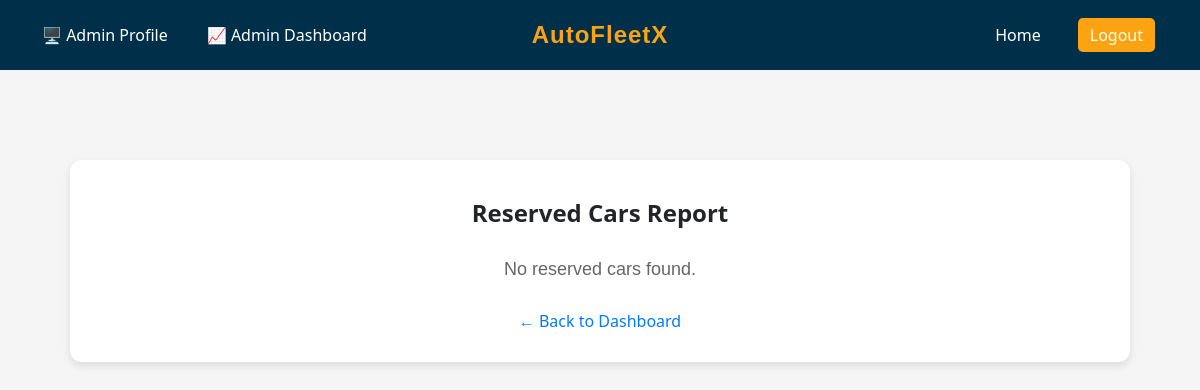
The app's page /dashboard/admin/reserved-cars/ (signed in), older data.
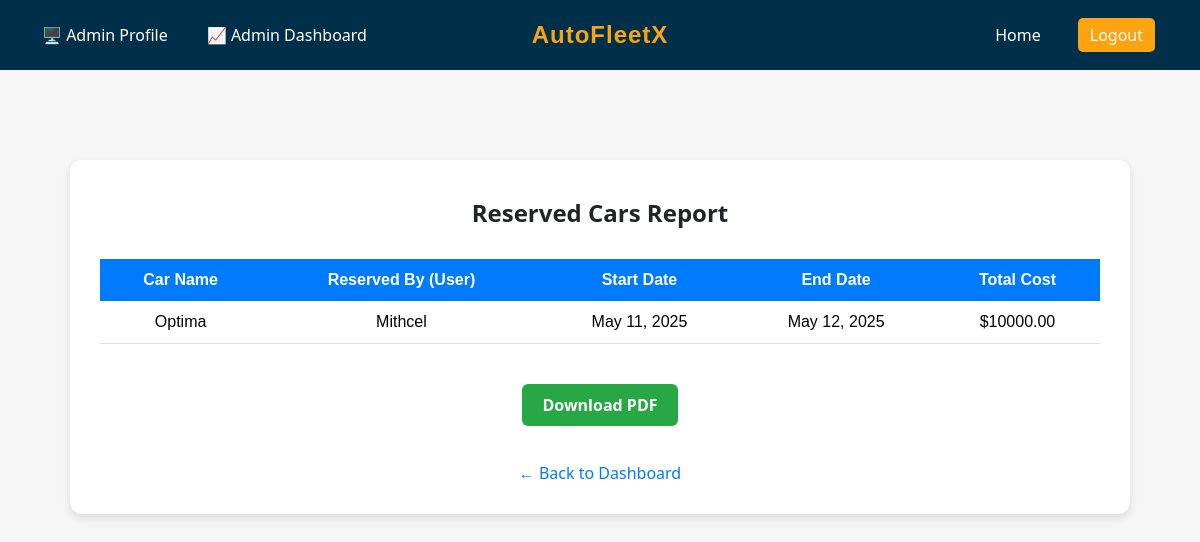
The same page, newer data.
### main_app/models.py (models this page shows, shortened)
class TimeStampedModel(models.Model):
    created_at = models.DateTimeField(auto_now_add=True)
    class Meta:
        abstract = True

class Rental(TimeStampedModel):
    user = models.ForeignKey(CustomUser, on_delete=models.CASCADE, related_name='rentals')
    car = models.ForeignKey(Car, on_delete=models.CASCADE, related_name='rentals')
    start_date = models.DateField()
    end_date = models.DateField()
    total_cost = models.DecimalField(max_digits=10, decimal_places=2)
    is_active = models.BooleanField(default=True)

class Car(models.Model):
    name = models.CharField(max_length=100, null=False, blank=False)
    brand = models.CharField(max_length=100)
    seating_capacity = models.PositiveIntegerField(null=False, blank=False)
    rent_per_day = models.DecimalField(max_digits=8, decimal_places=2, null=False, blank=False)
    model_year = models.PositiveIntegerField(null=True, blank=True)
    available = models.BooleanField(default=True)
    image = models.ImageField(upload_to='car_images/', default='media/car_images/default.jpg')

class CustomUser(AbstractUser):
    balance = models.DecimalField(
        max_digits=10,
        decimal_places=2,
        default=0.00,
        validators=[MinValueValidator(0.0)]
    )
    address = models.TextField(blank=True, null=True)

### main_app/views.py (the view)
# urls.py: path('dashboard/admin/reserved-cars/', views.admin_reserved_cars_report, name='admin_reserved_cars_report'),
@login_required
@user_passes_test(is_admin)
def admin_reserved_cars_report(request):
    rentals = Rental.objects.filter(is_active=True).order_by('end_date')
    return render(request, 'main_app/admin/reserved_cars_report.html', {'rentals': rentals})

### main_app/views.py (called while the page is built)
def is_admin(user):
    return user.is_superuser

### main_app/templates/main_app/admin/reserved_cars_report.html (shortened to what this page needs)
{% extends 'base.html' %}
{% block content %}
{% load static %}
<!DOCTYPE html>
<html lang="en">
<head>
    <link rel="stylesheet" href="{% static 'styles/style.css' %}">
</head>
<body style="background-color: #f5f5f5; font-family: Arial, sans-serif;">
    <div style="max-width: 1000px; margin: 50px auto; background: #ffffff; padding: 30px; border-radius: 12px; box-shadow: 0 4px 8px rgba(0,0,0,0.1);">
        <h2 style="text-align: center; margin-bottom: 30px; color: #212529;">Reserved Cars Report</h2>
        {% if rentals %}
            <table style="width: 100%; border-collapse: collapse;">
                <thead style="background-color: #007BFF; color: white;">
                    <tr>
                        <th style="padding: 12px;">Car Name</th>
                        <th style="padding: 12px;">Reserved By (User)</th>
                        <th style="padding: 12px;">Start Date</th>
                        <th style="padding: 12px;">End Date</th>
                        <th style="padding: 12px;">Total Cost</th>
                    </tr>
                </thead>
                <tbody>
                    {% for rental in rentals %}
                    <tr style="text-align: center; border-bottom: 1px solid #ddd;">
                        <td style="padding: 12px;">{{ rental.car.name }}</td>
                        <td style="padding: 12px;">{{ rental.user.username }}</td>
                        <td style="padding: 12px;">{{ rental.start_date }}</td>
                        <td style="padding: 12px;">{{ rental.end_date }}</td>
                        <td style="padding: 12px;">${{ rental.total_cost }}</td>
                    </tr>
                    {% endfor %}
                </tbody>
            </table>
            <div style="text-align: center; margin-top: 30px;">
                <a href="{% url 'pdf_reserved_cars_report' %}" class="rent-button" style="background-color: #28a745;">Download PDF</a>
            </div>
        {% else %}
            <p style="text-align: center; font-size: 18px; color: #666;">No reserved cars found.</p>
        {% endif %}
        <div style="text-align: center; margin-top: 30px;">
            <a href="{% url 'admin_dashboard' %}" style="color: #007BFF; text-decoration: none;">&larr; Back to Dashboard</a>
        </div>
    </div>
</body>
</html>
{% endblock %}

Row changes from the older to the newer data that the page shows:
added Rental: car.name "Optima", user.username "Mithcel", start_date "May 11, 2025", end_date "May 12, 2025", total_cost "10000.00"
Text that changed along with them:
text no longer shown: "No reserved cars found."
text now shown: "Car Name Reserved By (User) Start Date End Date Total Cost Download PDF"
